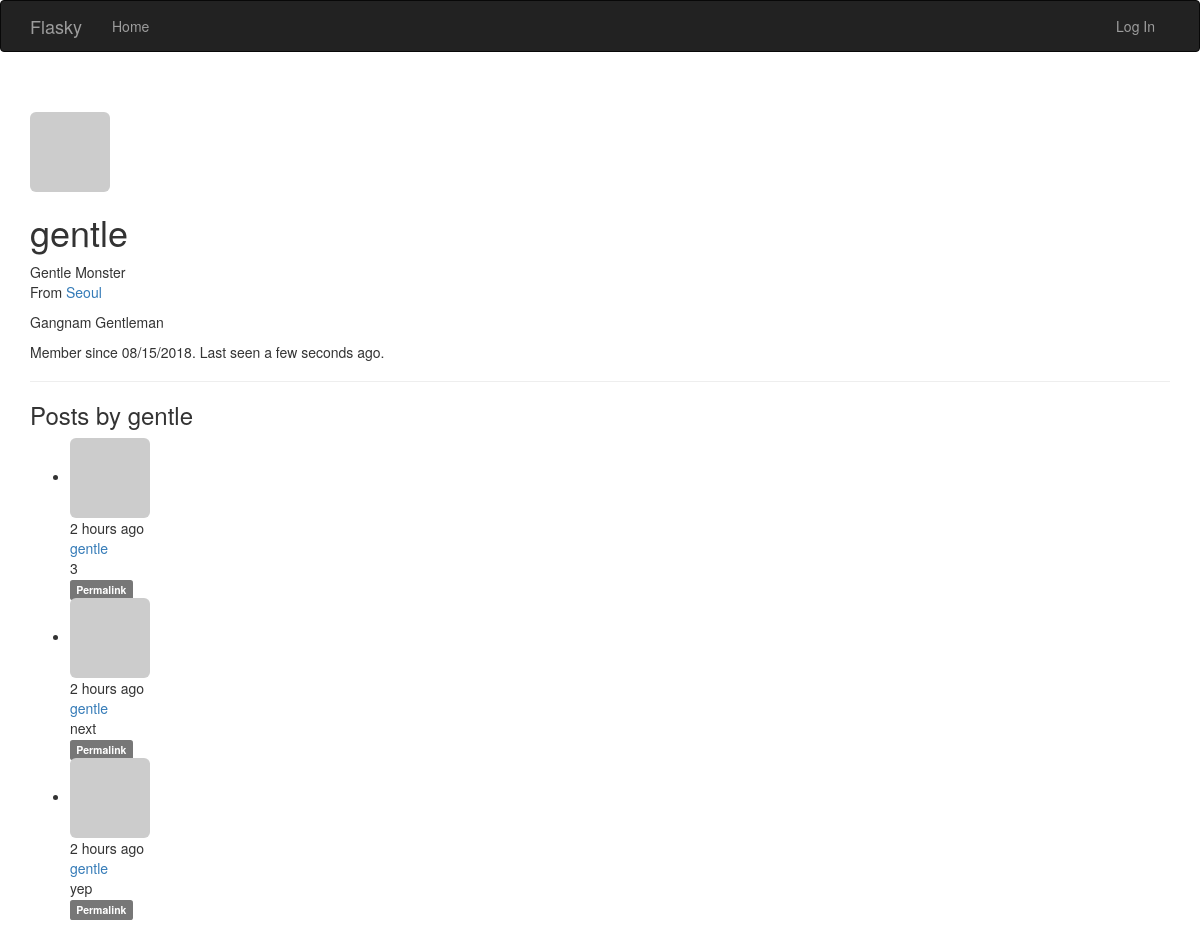
Before: /user/gentle with the older database file.
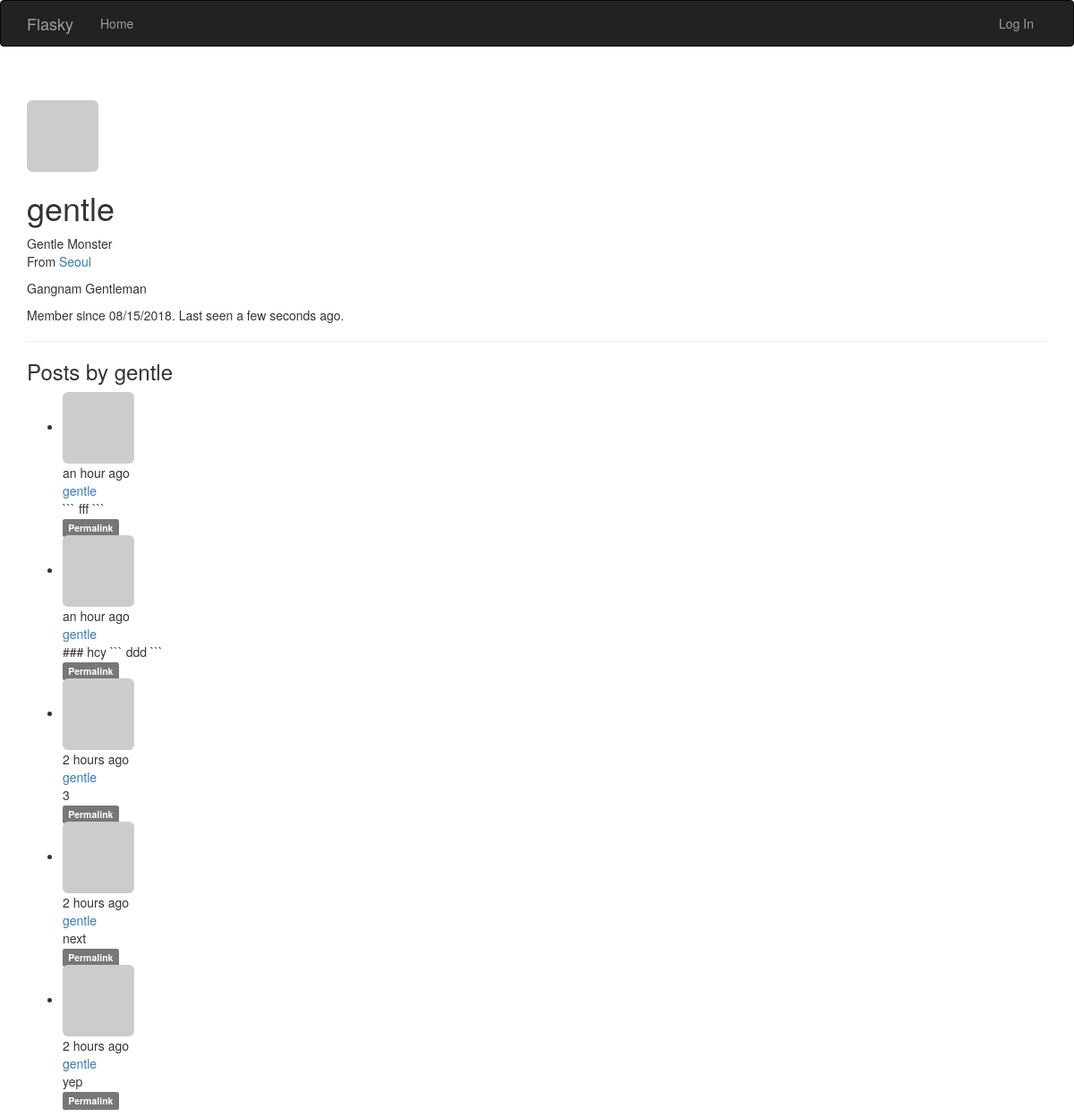
After: the same page with the newer database file.
### app/models.py (models this page shows, shortened)
class User(UserMixin, db.Model):
    __tablename__ = 'users'
    id = db.Column(db.Integer, primary_key=True)
    email = db.Column(db.String(64), unique=True, index=True)
    username = db.Column(db.String(64), unique=True, index=True)
    role_id = db.Column(db.Integer, db.ForeignKey('roles.id'))
    password_hash = db.Column(db.String(128))
    confirmed = db.Column(db.Boolean, default=False)
    name = db.Column(db.String(64))
    location = db.Column(db.String(64))
    about_me = db.Column(db.Text())
    member_since = db.Column(db.DateTime(), default=datetime.utcnow)
    last_seen = db.Column(db.DateTime(), default=datetime.utcnow)
    avatar_hash = db.Column(db.String(32))
    posts = db.relationship('Post', backref='author', lazy='dynamic')
    @property
    def password(self):
        raise AttributeError('password is not a readable attribute')
    def gravatar(self, size=100, default='identicon', rating='g'):
        if request.is_secure:
            url = 'https://secure.gravatar.com/avatar'
        else:
            url = 'http://www.gravatar.com/avatar'
        hash = self.avatar_hash or hashlib.md5(
            self.email.encode('utf-8')).hexdigest()
        return '{url}/{hash}?s={size}&d={default}&r={rating}'.format(
            url=url, hash=hash, size=size, default=default, rating=rating)

class Post(db.Model):
    __tablename__ = 'posts'
    id = db.Column(db.Integer, primary_key=True)
    body = db.Column(db.Text)
    body_html = db.Column(db.Text)
    timestamp = db.Column(db.DateTime, index=True, default=datetime.utcnow)
    author_id = db.Column(db.Integer, db.ForeignKey('users.id'))

### app/main/views.py (the view)
@main.route('/user/<username>')
def user(username):
    user = User.query.filter_by(username=username).first_or_404()
    posts = user.posts.order_by(Post.timestamp.desc()).all()
    return render_template('user.html', user=user, posts=posts)

### app/main/__init__.py (called while the page is built)
@main.app_context_processor
def inject_permissions():
    return dict(Permission=Permission)

### app/models.py (called while the page is built)
    def is_administrator(self):
        return False

### app/templates/user.html (shortened to what this page needs)
{% extends "base.html" %}
{% block page_content %}
<div class="page-header">
    <img class="img-rounded profile-thumbnail" src="{{ user.gravatar(size=64) }}">
    <div class="profile-header">
        <h1>{{ user.username }}</h1>
        {% if user.name or user.location %}
        <p>
            {% if user.name %}{{ user.name }}<br>{% endif %}
            {% if user.location %}
                From <a href="http://maps.google.com/?q={{ user.location }}">{{ user.location }}</a><br>
            {% endif %}
        </p>
        {% endif %}
        {% if user.about_me %}<p>{{ user.about_me }}</p>{% endif %}
        <p>Member since {{ moment(user.member_since).format('L') }}. Last seen {{ moment(user.last_seen).fromNow() }}.</p>
    </div>
</div>
<h3>Posts by {{ user.username }}</h3>
{% include '_posts.html' %}
{% endblock %}

### app/templates/base.html (shortened to what this page needs)
{% extends "bootstrap/base.html" %}
{% block head %}
{{ super() }}
{% endblock %}
{% block navbar %}
<div class="navbar navbar-inverse" role="navigation">
    <div class="container">
        <div class="navbar-header">
            <a class="navbar-brand" href="{{ url_for('main.index') }}">Flasky</a>
        </div>
        <div class="navbar-collapse collapse">
            <ul class="nav navbar-nav">
                <li><a href="{{ url_for('main.index') }}">Home</a></li>
            </ul>
            <ul class="nav navbar-nav navbar-right">
                {% if current_user.is_authenticated %}
                <li><a href="{{ url_for('auth.logout') }}">Log Out</a></li>
                {% else %}
                <li><a href="{{ url_for('auth.login') }}">Log In</a></li>
                {% endif %}
            </ul>
        </div>
    </div>
</div>
{% endblock %}
{% block content %}
<div class="container">
    {% block page_content %}{% endblock %}
</div>
{% endblock %}

### app/templates/_posts.html
<ul class="posts">
    {% for post in posts %}
    <li class="post">
        <div class="post-thumbnail">
            <a href="{{ url_for('.user', username=post.author.username) }}">
                <img class="img-rounded profile-thumbnail" src="{{ post.author.gravatar(size=40) }}">
            </a>
        </div>
        <div class="post-content">
            <div class="post-date">{{ moment(post.timestamp).fromNow() }}</div>
            <div class="post-author"><a href="{{ url_for('.user', username=post.author.username) }}">{{ post.author.username }}</a></div>
            <div class="post-body">
                {% if post.body_html %}
                    {{ post.body_html | safe }}
                {% else %}
                    {{ post.body }}
                {% endif %}
            </div>
            <div class="post-footer">
                <a href="{{ url_for('.post', id=post.id) }}">
                    <span class="label label-default">Permalink</span>
                </a>
            </div>
        </div>
    </li>
    {% endfor %}
</ul>

Changed rows visible on the page:
added Post: timestamp "an hour ago", author.username "gentle", body "``` fff ```"
added Post: timestamp "an hour ago", author.username "gentle", body "### hcy ``` ddd ```"
